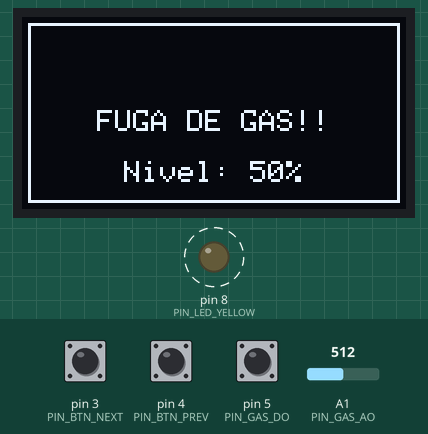
This sketch was run on a simulated Arduino Mega 2560, built with avr-gcc and run on an emulated ATmega2560. Parts: 128×64 one-colour display, output pins drawn as LEDs (lit = HIGH). Dashed ring = blinking. Inputs (shaded band) come from the test bench; at power-on: pin 3 (PIN_BTN_NEXT) HIGH, pin 4 (PIN_BTN_PREV) HIGH, pin 5 (PIN_GAS_DO) HIGH, A1 (PIN_GAS_AO) = 512. What the sketch prints to the serial monitor is not drawn.

Above: at 31.87 s.
Timing chart, 0 to 130.0 s (numbered marks = the images above):
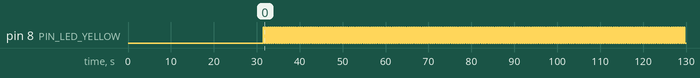

Measured:
- by itself, pin 8 (PIN_LED_YELLOW): alternates HIGH for 0.25 s and LOW for 0.25 s
- what the display in image 0 shows lasts 0.6 s, from 31.5 s to 32.1 s

The sketch:

main.ino
```cpp
/*
  Teste bancada — MQ-2 / MQ-135 (sensor gás) + OLED SSD1306
  Mega: SDA=20, SCL=21
        MQ AOUT -> A1   DO -> pin 5 (opcional)
        BTN NEXT pin 3 | BTN PREV pin 4 | LED amarelo pin 8

  Ecrãs (NEXT / PREV):
    0 HOME | 1 GAS | 2 GRAF | 3 DIAG (raw AO, DO, baseline)

  Detecção: DO digital (LOW=gás) OU subida do AO vs baseline calibrada.
*/

#include <Arduino.h>
#include <Adafruit_GFX.h>
#include <Adafruit_SSD1306.h>
#include <Wire.h>

#define SCREEN_WIDTH 128
#define SCREEN_HEIGHT 64
#define OLED_ADDR 0x3C
#define OLED_RESET -1

#define PIN_GAS_AO A1
#define PIN_GAS_DO 5
#define PIN_BTN_NEXT 3
#define PIN_BTN_PREV 4
#define PIN_LED_YELLOW 8

#define GAS_LIMIT 50
#define GAS_AO_RISE_FULL 300
#define GAS_DO_ACTIVE_LOW 1
#define GAS_ALARM_BLINK_MS 250
#define READ_INTERVAL_MS 300
#define DEBOUNCE_MS 35
#define MQ_WARMUP_MS 30000
#define ADC_MAX 1023

#define SPARK_LEN 48
#define SPARK_X 4
#define SPARK_Y 14
#define SPARK_W 120
#define SPARK_H 42

enum ScreenId {
  SCREEN_HOME = 0,
  SCREEN_GAS = 1,
  SCREEN_GRAPH = 2,
  SCREEN_DIAG = 3,
  SCREEN_COUNT = 4
};

Adafruit_SSD1306 display(SCREEN_WIDTH, SCREEN_HEIGHT, &Wire, OLED_RESET);

ScreenId currentScreen = SCREEN_HOME;
int gasRaw = 0;
int gasBaseline = 0;
int gasRise = 0;
int gasPercent = 0;
bool gasDoActive = false;
bool gasAlert = false;
unsigned long lastReadMs = 0;
unsigned long lastGasBlinkMs = 0;
bool gasBlinkState = false;

int gasHistory[SPARK_LEN];
uint8_t historyIdx = 0;
uint8_t historyCount = 0;

bool btnNextLastRaw = HIGH;
bool btnNextStable = HIGH;
unsigned long btnNextLastChangeMs = 0;

bool btnPrevLastRaw = HIGH;
bool btnPrevStable = HIGH;
unsigned long btnPrevLastChangeMs = 0;

const char *screenNames[] = {"HOME", "GAS", "GRAF", "DIAG"};

bool readDebouncedButtonPressed(int pin, bool &lastRaw, bool &stable,
                                unsigned long &lastChangeMs) {
  bool raw = digitalRead(pin);
  unsigned long now = millis();
  if (raw != lastRaw) {
    lastRaw = raw;
    lastChangeMs = now;
  }
  if ((now - lastChangeMs) > DEBOUNCE_MS && raw != stable) {
    stable = raw;
    if (stable == LOW) return true;
  }
  return false;
}

bool readGasDo() {
  bool raw = digitalRead(PIN_GAS_DO);
#if GAS_DO_ACTIVE_LOW
  return raw == LOW;
#else
  return raw == HIGH;
#endif
}

int aoRiseToPercent(int rise) {
  if (rise <= 0) return 0;
  return constrain(map(rise, 0, GAS_AO_RISE_FULL, 0, 100), 0, 100);
}

void calibrateBaseline() {
  long sum = 0;
  for (int i = 0; i < 24; i++) {
    sum += analogRead(PIN_GAS_AO);
    delay(40);
  }
  gasBaseline = (int)(sum / 24);
}

void updateGas() {
  gasRaw = analogRead(PIN_GAS_AO);
  gasDoActive = readGasDo();
  gasRise = gasRaw - gasBaseline;
  if (gasRise < 0) gasRise = 0;

  int pctAo = aoRiseToPercent(gasRise);
  int pctMap = map(gasRaw, 0, ADC_MAX, 0, 100);
  gasPercent = max(pctAo, pctMap);
  if (gasDoActive) gasPercent = 100;

  gasAlert = gasDoActive || (gasPercent >= GAS_LIMIT);
}

void pushHistory(int pct) {
  gasHistory[historyIdx] = pct;
  historyIdx = (historyIdx + 1) % SPARK_LEN;
  if (historyCount < SPARK_LEN) historyCount++;
}

void drawHeader(const char *title) {
  display.setTextSize(1);
  display.setTextColor(SSD1306_WHITE);
  display.setCursor(2, 0);
  display.print(title);
  display.drawLine(0, 10, 127, 10, SSD1306_WHITE);
}

void drawTextRight(int y, const char *text) {
  int16_t x1, y1;
  uint16_t w, h;
  display.getTextBounds(text, 0, y, &x1, &y1, &w, &h);
  display.setCursor(124 - w, y);
  display.print(text);
}

void drawCenteredText(int y, const char *text, uint8_t textSize) {
  display.setTextSize(textSize);
  int16_t x1, y1;
  uint16_t w, h;
  display.getTextBounds(text, 0, y, &x1, &y1, &w, &h);
  display.setCursor((SCREEN_WIDTH - w) / 2, y);
  display.print(text);
}

void drawScreenDots() {
  const int y = 3;
  int cx = SCREEN_WIDTH - 4;
  for (int i = SCREEN_COUNT - 1; i >= 0; i--) {
    if (i == (int)currentScreen) display.fillCircle(cx, y, 1, SSD1306_WHITE);
    else display.drawCircle(cx, y, 1, SSD1306_WHITE);
    cx -= 5;
  }
}

void drawHomeScreen() {
  display.clearDisplay();
  drawHeader("HOME");
  drawCenteredText(22, "candeias.dev", 2);
  drawCenteredText(44, "studio", 1);
  display.setCursor(4, 54);
  display.print(F("NEXT/PREV ecras"));
  display.setCursor(4, 62);
  display.print(F("AO A1 | DO pin5"));
  drawScreenDots();
  display.display();
}

void drawGasScreen() {
  char line[24];
  const int barX = 4;
  const int barY = 22;
  const int barW = 120;
  const int barH = 10;
  const int innerW = barW - 2;
  const int markX = barX + 1 + (innerW * GAS_LIMIT) / 100;

  display.clearDisplay();
  drawHeader("GAS");
  display.setCursor(4, 14);
  display.print(gasDoActive ? F("DO: GAS detetado") : F("DO: sem gas"));

  display.drawRect(barX, barY, barW, barH, SSD1306_WHITE);
  int fillW = map(constrain(gasPercent, 0, 100), 0, 100, 0, innerW);
  if (fillW > 0) display.fillRect(barX + 1, barY + 1, fillW, barH - 2, SSD1306_WHITE);
  display.drawFastVLine(markX, barY + barH, 3, SSD1306_WHITE);

  snprintf(line, sizeof(line), "%d%%", gasPercent);
  drawTextRight(40, line);
  display.setCursor(4, 40);
  display.print(F("Limite 50%"));
  display.setCursor(4, 52);
  display.print(F("Estado: "));
  display.print(gasAlert ? F("FUGA!") : F("OK"));
  drawScreenDots();
  display.display();
}

void drawGraphScreen() {
  display.clearDisplay();
  drawHeader("GRAF GAS");
  display.drawRect(SPARK_X, SPARK_Y, SPARK_W, SPARK_H, SSD1306_WHITE);

  if (historyCount >= 2) {
    int prevX = -1, prevY = -1;
    for (uint8_t n = 0; n < historyCount; n++) {
      uint8_t idx = (historyIdx + SPARK_LEN - historyCount + n) % SPARK_LEN;
      int val = constrain(gasHistory[idx], 0, 100);
      int x = SPARK_X + 1 + (n * (SPARK_W - 2)) / (SPARK_LEN - 1);
      int y = SPARK_Y + SPARK_H - 2 - (val * (SPARK_H - 2)) / 100;
      if (prevX >= 0) display.drawLine(prevX, prevY, x, y, SSD1306_WHITE);
      prevX = x;
      prevY = y;
    }
  } else {
    display.setCursor(12, 30);
    display.print(F("A recolher..."));
  }

  display.setCursor(4, 58);
  display.print(F("Atual: "));
  display.print(gasPercent);
  display.print(F("%"));
  drawScreenDots();
  display.display();
}

void drawDiagScreen() {
  display.clearDisplay();
  drawHeader("DIAG MQ");
  display.setCursor(4, 14);
  display.print(F("AO A1 raw: "));
  display.print(gasRaw);
  display.setCursor(4, 24);
  display.print(F("Baseline: "));
  display.print(gasBaseline);
  display.setCursor(4, 34);
  display.print(F("Subida: "));
  display.print(gasRise);
  display.setCursor(4, 44);
  display.print(F("DO pin5: "));
  display.print(digitalRead(PIN_GAS_DO) == LOW ? F("LOW") : F("HIGH"));
  display.setCursor(4, 54);
  display.print(F("DO gas: "));
  display.print(gasDoActive ? F("SIM") : F("NAO"));
  drawScreenDots();
  display.display();
}

void drawGasAlert() {
  char line[20];
  display.clearDisplay();
  display.drawRect(2, 2, SCREEN_WIDTH - 4, SCREEN_HEIGHT - 4, SSD1306_WHITE);
  if (gasBlinkState) {
    drawCenteredText(22, "GAS!!", 2);
    drawCenteredText(40, "FUGA DE", 2);
  } else {
    drawCenteredText(31, "FUGA DE GAS!!", 1);
  }
  snprintf(line, sizeof(line), "Nivel: %d%%", gasPercent);
  drawCenteredText(48, line, 1);
  display.display();
}

void renderScreen() {
  if (gasAlert) {
    drawGasAlert();
    return;
  }
  switch (currentScreen) {
    case SCREEN_HOME: drawHomeScreen(); break;
    case SCREEN_GAS: drawGasScreen(); break;
    case SCREEN_GRAPH: drawGraphScreen(); break;
    case SCREEN_DIAG: drawDiagScreen(); break;
    default: drawHomeScreen(); break;
  }
}

void goToScreen(int delta) {
  if (gasAlert) return;
  int next = (int)currentScreen + delta;
  if (next < 0) next = SCREEN_COUNT - 1;
  else if (next >= SCREEN_COUNT) next = 0;
  currentScreen = (ScreenId)next;
  Serial.print(F("Ecra: "));
  Serial.println(screenNames[currentScreen]);
  renderScreen();
}

void readButtons() {
  if (readDebouncedButtonPressed(PIN_BTN_NEXT, btnNextLastRaw, btnNextStable,
                                 btnNextLastChangeMs)) {
    Serial.println(F("BTN NEXT premido"));
    goToScreen(+1);
  }
  if (readDebouncedButtonPressed(PIN_BTN_PREV, btnPrevLastRaw, btnPrevStable,
                                 btnPrevLastChangeMs)) {
    Serial.println(F("BTN PREV premido"));
    goToScreen(-1);
  }
}

void updateGasOutputs() {
  if (!gasAlert) {
    digitalWrite(PIN_LED_YELLOW, LOW);
    return;
  }
  unsigned long now = millis();
  if (now - lastGasBlinkMs >= GAS_ALARM_BLINK_MS) {
    lastGasBlinkMs = now;
    gasBlinkState = !gasBlinkState;
    digitalWrite(PIN_LED_YELLOW, gasBlinkState ? HIGH : LOW);
  }
}

void setup() {
  Serial.begin(9600);
  delay(400);

  pinMode(PIN_BTN_NEXT, INPUT_PULLUP);
  pinMode(PIN_BTN_PREV, INPUT_PULLUP);
  pinMode(PIN_GAS_DO, INPUT_PULLUP);
  pinMode(PIN_LED_YELLOW, OUTPUT);
  digitalWrite(PIN_LED_YELLOW, LOW);

  Wire.begin();
  Wire.setClock(100000);

  if (!display.begin(SSD1306_SWITCHCAPVCC, OLED_ADDR)) {
    Serial.println(F("ERRO: OLED nao encontrado"));
    for (;;) delay(1000);
  }

  Serial.println(F("===== TESTE MQ GAS + OLED ====="));
  Serial.println(F("AO -> A1 | DO -> pin 5"));
  Serial.println(F("NEXT -> 3 | PREV -> 4"));
  Serial.println(F("Aquecimento MQ 30s..."));
  delay(MQ_WARMUP_MS);

  calibrateBaseline();
  Serial.print(F("Baseline AO="));
  Serial.println(gasBaseline);
  Serial.println(F("Aproxima gas/isqueiro: DO LOW ou AO sobe"));
  Serial.println();

  renderScreen();
}

void loop() {
  unsigned long now = millis();

  readButtons();

  if (now - lastReadMs >= READ_INTERVAL_MS) {
    lastReadMs = now;
    updateGas();
    pushHistory(gasPercent);

    Serial.print(F("AO="));
    Serial.print(gasRaw);
    Serial.print(F(" base="));
    Serial.print(gasBaseline);
    Serial.print(F(" rise="));
    Serial.print(gasRise);
    Serial.print(F(" DO="));
    Serial.print(gasDoActive ? F("GAS") : F("-"));
    Serial.print(F(" -> "));
    Serial.print(gasPercent);
    Serial.println(gasAlert ? F("% ALARME") : F("% OK"));

    renderScreen();
  }

  updateGasOutputs();
}
```
